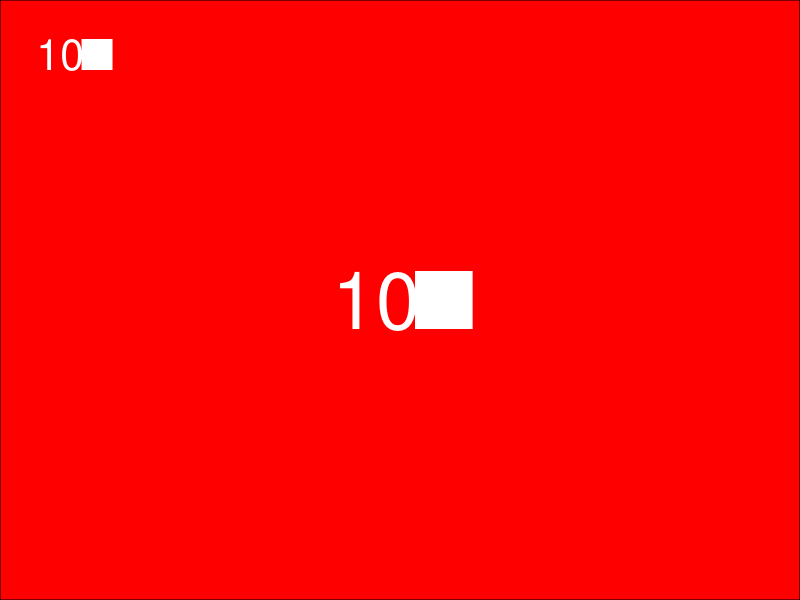

Reproduce this figure in R. (Note: this script raises an error after producing the figure.)
library(ggplot2)
library(tibble)
library(dplyr)
library(purrr)
library(glue)

make_card <- function(a, bgcolour, fontcolor) {
  layout <- tibble(x = c(0,0,1,1,0.5), 
                   y = c(0,0.95,0,1,0.5), 
                   text = c('', a, '', '', a),
                   fontsize = c(1,6,1,1,20),
                   just = c('left', 'left', 'right', 'right', 'center'), 
                   colour = as.factor(c(1, 2, 3, 4, 5)))
  
  card <- layout %>%
    ggplot(aes(x = x, y = y)) +
    geom_text(aes(label = text, size = fontsize, hjust = just, colour = colour),
              alpha = 1) +
    guides(size = F, colour = F) +
    scale_size(range=c(1,20)) +
    scale_colour_manual(values=c('black', fontcolor, 'red', 'blue', fontcolor)) +
    theme_void() +
    theme(plot.background = element_rect(fill = bgcolour))
  
  ggsave(glue('card_{a}.png'), width = 64, height = 100, units = 'mm')
}

make_card('10\u25a0', 'red', 'white')

walk(letters, make_card)
